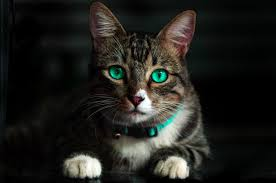
#> input picture cat.jpeg, 276 x 183 px
$ python translate.py --image cat.jpeg
#> lines starting #> are read from the running program, lines starting #| are printed output that depends on the picture
import argparse
import imutils
import cv2

# Fetching the arguments and save in dictionary
ap = argparse.ArgumentParser()
ap.add_argument("-i","--image", required = True, help = "Enter path to the image")
args = vars(ap.parse_args())

#loading and converting the image into numpy array
# printing the corresponding values
image = cv2.imread(args["image"])
#> image is the input picture: shape (183, 276, 3); mean B, G, R 28.3, 32.1, 32.1

# Shif image down
shifted = imutils.translate(image, 0, 50)
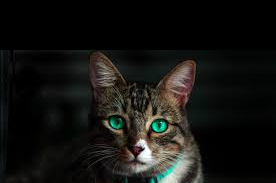
#> shifted: shape (183, 276, 3); mean B, G, R 18, 20.5, 20.7
cv2.imshow("Shiftd down image", shifted)
cv2.waitKey(0)

# Shif image up
shifted = imutils.translate(image, 0, -50)
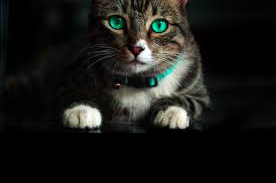
#> shifted: shape (183, 276, 3); mean B, G, R 22.7, 25.8, 25.3
cv2.imshow("Shiftd down image", shifted)
cv2.waitKey(0)

# Shif image left
shifted = imutils.translate(image, -50, 0)
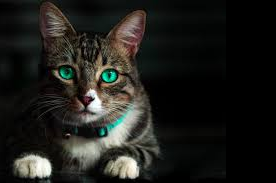
#> shifted: shape (183, 276, 3); mean B, G, R 27.2, 30.9, 31
cv2.imshow("Shiftd left image", shifted)
cv2.waitKey(0)

# Shif image right
shifted = imutils.translate(image, 50, 0)
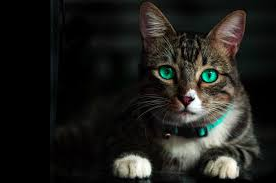
#> shifted: shape (183, 276, 3); mean B, G, R 27.6, 31.2, 31.4
cv2.imshow("Shiftd right image", shifted)
cv2.waitKey(0)

# Shif image right and down
shifted = imutils.translate(image, 50, 25)
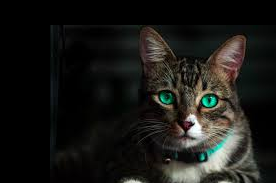
#> shifted: shape (183, 276, 3); mean B, G, R 22.3, 25.4, 25.6
cv2.imshow("Shiftd right image", shifted)
cv2.waitKey(0)
